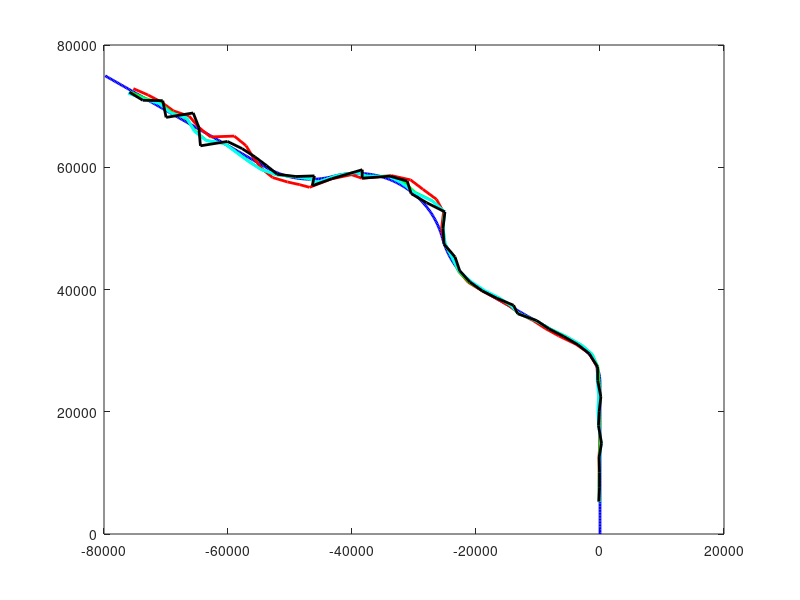

Write MATLAB code to recreate this figure.
clf
immCTData = load('immCT.txt');
immLData = load('immL.txt');
kfData = load('kf.txt');
tpData = load('Term Project Data.txt');
measurements = load('measurements.txt');
plot(tpData(:,1),tpData(:,3),"-b","linewidth",2);
hold on
plot(immCTData(:,1),immCTData(:,3),"-r","linewidth",2);
hold on
plot(immLData(:,1),immLData(:,3),"-g","linewidth",2);
hold on
plot(kfData(:,1),kfData(:,3),"c","linewidth",2);
hold on
plot(measurements(:,1),measurements(:,2),"-k","linewidth",2);

